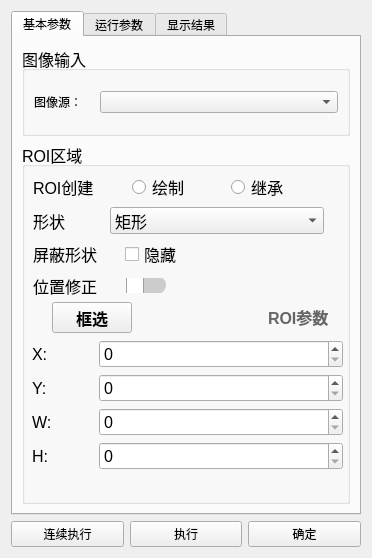
<?xml version="1.0" encoding="UTF-8"?>
<ui version="4.0">
 <class>LineParamsDialog</class>
 <widget class="QWidget" name="LineParamsDialog">
  <property name="geometry">
   <rect>
    <x>0</x>
    <y>0</y>
    <width>372</width>
    <height>558</height>
   </rect>
  </property>
  <property name="windowTitle">
   <string>Form</string>
  </property>
  <layout class="QVBoxLayout" name="verticalLayout_5">
   <item>
    <layout class="QVBoxLayout" name="verticalLayout_3">
     <item>
      <widget class="QTabWidget" name="tabWidget">
       <property name="styleSheet">
        <string notr="true"/>
       </property>
       <property name="currentIndex">
        <number>0</number>
       </property>
       <widget class="QWidget" name="tab">
        <attribute name="title">
         <string>基本参数</string>
        </attribute>
        <layout class="QHBoxLayout" name="horizontalLayout_21">
         <item>
          <layout class="QVBoxLayout" name="verticalLayout_4" stretch="2,8">
           <item>
            <widget class="QGroupBox" name="groupBox">
             <property name="font">
              <font>
               <pointsize>12</pointsize>
              </font>
             </property>
             <property name="title">
              <string>图像输入</string>
             </property>
             <layout class="QVBoxLayout" name="verticalLayout_7">
              <item>
               <layout class="QHBoxLayout" name="horizontalLayout_2" stretch="2,8">
                <item>
                 <widget class="QLabel" name="label">
                  <property name="font">
                   <font>
                    <pointsize>9</pointsize>
                   </font>
                  </property>
                  <property name="text">
                   <string>图像源：</string>
                  </property>
                 </widget>
                </item>
                <item>
                 <widget class="QComboBox" name="input_source">
                  <property name="font">
                   <font>
                    <pointsize>9</pointsize>
                   </font>
                  </property>
                  <property name="currentText">
                   <string/>
                  </property>
                  <property name="placeholderText">
                   <string>0 图像源1.图像</string>
                  </property>
                 </widget>
                </item>
               </layout>
              </item>
             </layout>
            </widget>
           </item>
           <item>
            <widget class="QGroupBox" name="groupBox_2">
             <property name="font">
              <font>
               <pointsize>12</pointsize>
              </font>
             </property>
             <property name="title">
              <string>ROI区域</string>
             </property>
             <widget class="QWidget" name="roi_params_widget" native="true">
              <property name="geometry">
               <rect>
                <x>10</x>
                <y>190</y>
                <width>311</width>
                <height>146</height>
               </rect>
              </property>
              <layout class="QVBoxLayout" name="verticalLayout_6">
               <item>
                <layout class="QVBoxLayout" name="verticalLayout_2">
                 <item>
                  <layout class="QHBoxLayout" name="horizontalLayout_5" stretch="2,8">
                   <item>
                    <widget class="QLabel" name="label_x">
                     <property name="font">
                      <font>
                       <pointsize>12</pointsize>
                      </font>
                     </property>
                     <property name="text">
                      <string>X:</string>
                     </property>
                    </widget>
                   </item>
                   <item>
                    <widget class="QSpinBox" name="spin_roi_x">
                     <property name="font">
                      <font>
                       <pointsize>12</pointsize>
                      </font>
                     </property>
                     <property name="maximum">
                      <number>10000</number>
                     </property>
                    </widget>
                   </item>
                  </layout>
                 </item>
                 <item>
                  <layout class="QHBoxLayout" name="horizontalLayout_6" stretch="2,8">
                   <item>
                    <widget class="QLabel" name="label_y">
                     <property name="font">
                      <font>
                       <pointsize>12</pointsize>
                      </font>
                     </property>
                     <property name="text">
                      <string>Y:</string>
                     </property>
                    </widget>
                   </item>
                   <item>
                    <widget class="QSpinBox" name="spin_roi_y">
                     <property name="font">
                      <font>
                       <pointsize>12</pointsize>
                      </font>
                     </property>
                     <property name="maximum">
                      <number>10000</number>
                     </property>
                    </widget>
                   </item>
                  </layout>
                 </item>
                 <item>
                  <layout class="QHBoxLayout" name="horizontalLayout_7" stretch="2,8">
                   <item>
                    <widget class="QLabel" name="label_w">
                     <property name="font">
                      <font>
                       <pointsize>12</pointsize>
                      </font>
                     </property>
                     <property name="text">
                      <string>W:</string>
                     </property>
                    </widget>
                   </item>
                   <item>
                    <widget class="QSpinBox" name="spin_roi_w">
                     <property name="font">
                      <font>
                       <pointsize>12</pointsize>
                      </font>
                     </property>
                     <property name="maximum">
                      <number>10000</number>
                     </property>
                    </widget>
                   </item>
                  </layout>
                 </item>
                 <item>
                  <layout class="QHBoxLayout" name="horizontalLayout_8" stretch="2,8">
                   <item>
                    <widget class="QLabel" name="label_h">
                     <property name="font">
                      <font>
                       <pointsize>12</pointsize>
                      </font>
                     </property>
                     <property name="text">
                      <string>H:</string>
                     </property>
                    </widget>
                   </item>
                   <item>
                    <widget class="QSpinBox" name="spin_roi_h">
                     <property name="font">
                      <font>
                       <pointsize>12</pointsize>
                      </font>
                     </property>
                     <property name="maximum">
                      <number>10000</number>
                     </property>
                    </widget>
                   </item>
                  </layout>
                 </item>
                </layout>
               </item>
              </layout>
             </widget>
             <widget class="QWidget" name="layoutWidget">
              <property name="geometry">
               <rect>
                <x>11</x>
                <y>31</y>
                <width>291</width>
                <height>125</height>
               </rect>
              </property>
              <layout class="QVBoxLayout" name="verticalLayout">
               <item>
                <layout class="QHBoxLayout" name="horizontalLayout">
                 <item>
                  <widget class="QLabel" name="label_2">
                   <property name="font">
                    <font>
                     <pointsize>12</pointsize>
                    </font>
                   </property>
                   <property name="text">
                    <string>ROI创建</string>
                   </property>
                  </widget>
                 </item>
                 <item>
                  <widget class="QRadioButton" name="roi_draw">
                   <property name="font">
                    <font>
                     <pointsize>12</pointsize>
                    </font>
                   </property>
                   <property name="text">
                    <string>绘制</string>
                   </property>
                  </widget>
                 </item>
                 <item>
                  <widget class="QRadioButton" name="roi_inherit">
                   <property name="font">
                    <font>
                     <pointsize>12</pointsize>
                    </font>
                   </property>
                   <property name="text">
                    <string>继承</string>
                   </property>
                  </widget>
                 </item>
                </layout>
               </item>
               <item>
                <layout class="QHBoxLayout" name="horizontalLayout_3" stretch="1,3">
                 <item>
                  <widget class="QLabel" name="label_3">
                   <property name="font">
                    <font>
                     <pointsize>12</pointsize>
                    </font>
                   </property>
                   <property name="text">
                    <string>形状</string>
                   </property>
                  </widget>
                 </item>
                 <item>
                  <widget class="QComboBox" name="comboBox">
                   <property name="font">
                    <font>
                     <pointsize>12</pointsize>
                    </font>
                   </property>
                   <item>
                    <property name="text">
                     <string>矩形</string>
                    </property>
                   </item>
                   <item>
                    <property name="text">
                     <string>圆</string>
                    </property>
                   </item>
                  </widget>
                 </item>
                </layout>
               </item>
               <item>
                <layout class="QHBoxLayout" name="horizontalLayout_10" stretch="3,7">
                 <item>
                  <widget class="QLabel" name="label_4">
                   <property name="font">
                    <font>
                     <pointsize>12</pointsize>
                    </font>
                   </property>
                   <property name="text">
                    <string>屏蔽形状</string>
                   </property>
                  </widget>
                 </item>
                 <item>
                  <widget class="QCheckBox" name="cb_hide_roi">
                   <property name="text">
                    <string>隐藏</string>
                   </property>
                  </widget>
                 </item>
                </layout>
               </item>
               <item>
                <layout class="QHBoxLayout" name="horizontalLayout_4" stretch="1,1,2">
                 <item>
                  <widget class="QLabel" name="label_5">
                   <property name="font">
                    <font>
                     <pointsize>12</pointsize>
                    </font>
                   </property>
                   <property name="text">
                    <string>位置修正</string>
                   </property>
                  </widget>
                 </item>
                 <item>
                  <widget class="QSlider" name="pos_correction_slider">
                   <property name="styleSheet">
                    <string notr="true">QSlider::groove:horizontal {
            border: none;
            background: #cccccc;
            height: 18px;
            border-radius: 9px;
            margin: 0px 0px 0px 0px;
            min-width: 40px;
        }
        QSlider::handle:horizontal {
            background: #ffffff;
            border: 1px solid #a0a0a0;
            width: 16px;
            height: 16px;
            margin: -8px 0px; 
            border-radius: 8px;
        }
        QSlider::sub-page:horizontal {
            background: #e67e22;
            border-radius: 9px;
        }</string>
                   </property>
                   <property name="maximum">
                    <number>1</number>
                   </property>
                   <property name="pageStep">
                    <number>1</number>
                   </property>
                   <property name="orientation">
                    <enum>Qt::Horizontal</enum>
                   </property>
                  </widget>
                 </item>
                 <item>
                  <spacer name="horizontalSpacer">
                   <property name="orientation">
                    <enum>Qt::Horizontal</enum>
                   </property>
                   <property name="sizeHint" stdset="0">
                    <size>
                     <width>40</width>
                     <height>20</height>
                    </size>
                   </property>
                  </spacer>
                 </item>
                </layout>
               </item>
              </layout>
             </widget>
             <widget class="QWidget" name="layoutWidget">
              <property name="geometry">
               <rect>
                <x>30</x>
                <y>160</y>
                <width>281</width>
                <height>31</height>
               </rect>
              </property>
              <layout class="QHBoxLayout" name="horizontalLayout_11" stretch="1,2,1">
               <item>
                <widget class="QPushButton" name="pushButton">
                 <property name="font">
                  <font>
                   <pointsize>12</pointsize>
                   <bold>true</bold>
                  </font>
                 </property>
                 <property name="text">
                  <string>框选</string>
                 </property>
                </widget>
               </item>
               <item>
                <spacer name="horizontalSpacer_2">
                 <property name="orientation">
                  <enum>Qt::Horizontal</enum>
                 </property>
                 <property name="sizeHint" stdset="0">
                  <size>
                   <width>40</width>
                   <height>20</height>
                  </size>
                 </property>
                </spacer>
               </item>
               <item>
                <widget class="QPushButton" name="btn_roi_toggle">
                 <property name="font">
                  <font>
                   <pointsize>12</pointsize>
                   <bold>true</bold>
                  </font>
                 </property>
                 <property name="styleSheet">
                  <string notr="true">QPushButton {
    background-color: transparent;
    border: none;
    color: #666666; /* 对应图中的浅灰色 */
    font-weight: bold;
    text-align: left;
}</string>
                 </property>
                 <property name="text">
                  <string>ROI参数</string>
                 </property>
                 <property name="flat">
                  <bool>true</bool>
                 </property>
                </widget>
               </item>
              </layout>
             </widget>
            </widget>
           </item>
          </layout>
         </item>
        </layout>
       </widget>
       <widget class="QWidget" name="tab_2">
        <attribute name="title">
         <string>运行参数</string>
        </attribute>
        <layout class="QHBoxLayout" name="horizontalLayout_20">
         <item>
          <widget class="QGroupBox" name="groupBox_3">
           <property name="font">
            <font>
             <pointsize>12</pointsize>
            </font>
           </property>
           <property name="title">
            <string>运行参数</string>
           </property>
           <layout class="QHBoxLayout" name="horizontalLayout_17">
            <item>
             <layout class="QVBoxLayout" name="verticalLayout_8">
              <item>
               <layout class="QHBoxLayout" name="horizontalLayout_12" stretch="1,2">
                <item>
                 <widget class="QLabel" name="canny_low">
                  <property name="text">
                   <string>Canny低阈值:</string>
                  </property>
                 </widget>
                </item>
                <item>
                 <widget class="QSpinBox" name="spin_canny_low">
                  <property name="maximum">
                   <number>500</number>
                  </property>
                  <property name="value">
                   <number>50</number>
                  </property>
                 </widget>
                </item>
               </layout>
              </item>
              <item>
               <layout class="QHBoxLayout" name="horizontalLayout_13" stretch="1,2">
                <item>
                 <widget class="QLabel" name="canny_high">
                  <property name="text">
                   <string>Canny高阈值:</string>
                  </property>
                 </widget>
                </item>
                <item>
                 <widget class="QSpinBox" name="spin_canny_high">
                  <property name="maximum">
                   <number>500</number>
                  </property>
                  <property name="value">
                   <number>150</number>
                  </property>
                 </widget>
                </item>
               </layout>
              </item>
              <item>
               <layout class="QHBoxLayout" name="horizontalLayout_14" stretch="1,2">
                <item>
                 <widget class="QLabel" name="threshold">
                  <property name="text">
                   <string>累加器阈值:</string>
                  </property>
                 </widget>
                </item>
                <item>
                 <widget class="QSpinBox" name="spin_hough_threshold">
                  <property name="maximum">
                   <number>1000</number>
                  </property>
                  <property name="value">
                   <number>100</number>
                  </property>
                 </widget>
                </item>
               </layout>
              </item>
              <item>
               <layout class="QHBoxLayout" name="horizontalLayout_15" stretch="1,2">
                <item>
                 <widget class="QLabel" name="min_line_length">
                  <property name="text">
                   <string>最小线段长度:</string>
                  </property>
                 </widget>
                </item>
                <item>
                 <widget class="QSpinBox" name="spin_min_line_length">
                  <property name="maximum">
                   <number>1000</number>
                  </property>
                  <property name="value">
                   <number>100</number>
                  </property>
                 </widget>
                </item>
               </layout>
              </item>
              <item>
               <layout class="QHBoxLayout" name="horizontalLayout_16" stretch="1,2">
                <item>
                 <widget class="QLabel" name="label_10">
                  <property name="text">
                   <string>最大线段间隙:</string>
                  </property>
                 </widget>
                </item>
                <item>
                 <widget class="QSpinBox" name="spin_max_line_gap">
                  <property name="maximum">
                   <number>500</number>
                  </property>
                  <property name="value">
                   <number>10</number>
                  </property>
                 </widget>
                </item>
               </layout>
              </item>
             </layout>
            </item>
           </layout>
          </widget>
         </item>
        </layout>
       </widget>
       <widget class="QWidget" name="tab_3">
        <attribute name="title">
         <string>显示结果</string>
        </attribute>
        <widget class="QGroupBox" name="groupBox_4">
         <property name="geometry">
          <rect>
           <x>20</x>
           <y>10</y>
           <width>301</width>
           <height>81</height>
          </rect>
         </property>
         <property name="font">
          <font>
           <pointsize>12</pointsize>
          </font>
         </property>
         <property name="title">
          <string>检测结果</string>
         </property>
         <widget class="QWidget" name="layoutWidget">
          <property name="geometry">
           <rect>
            <x>20</x>
            <y>30</y>
            <width>201</width>
            <height>31</height>
           </rect>
          </property>
          <layout class="QHBoxLayout" name="horizontalLayout_18">
           <item>
            <widget class="QLabel" name="label_6">
             <property name="text">
              <string>直线数量：</string>
             </property>
            </widget>
           </item>
           <item>
            <widget class="QLabel" name="label_7">
             <property name="text">
              <string>0</string>
             </property>
            </widget>
           </item>
          </layout>
         </widget>
        </widget>
       </widget>
      </widget>
     </item>
     <item>
      <layout class="QHBoxLayout" name="horizontalLayout_9">
       <item>
        <widget class="QPushButton" name="btn_cont">
         <property name="text">
          <string>连续执行</string>
         </property>
        </widget>
       </item>
       <item>
        <widget class="QPushButton" name="btn_run">
         <property name="text">
          <string>执行</string>
         </property>
        </widget>
       </item>
       <item>
        <widget class="QPushButton" name="btn_ok">
         <property name="text">
          <string>确定</string>
         </property>
        </widget>
       </item>
      </layout>
     </item>
    </layout>
   </item>
  </layout>
 </widget>
 <resources/>
 <connections/>
</ui>
